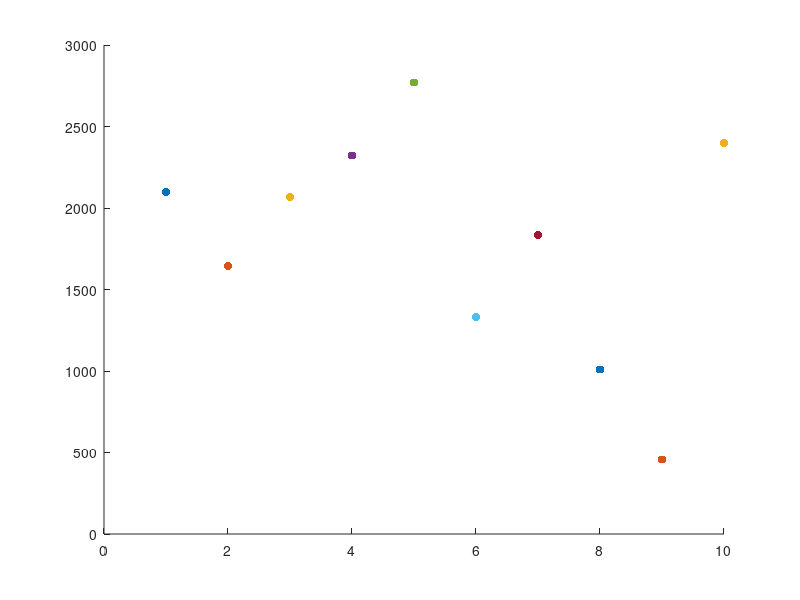
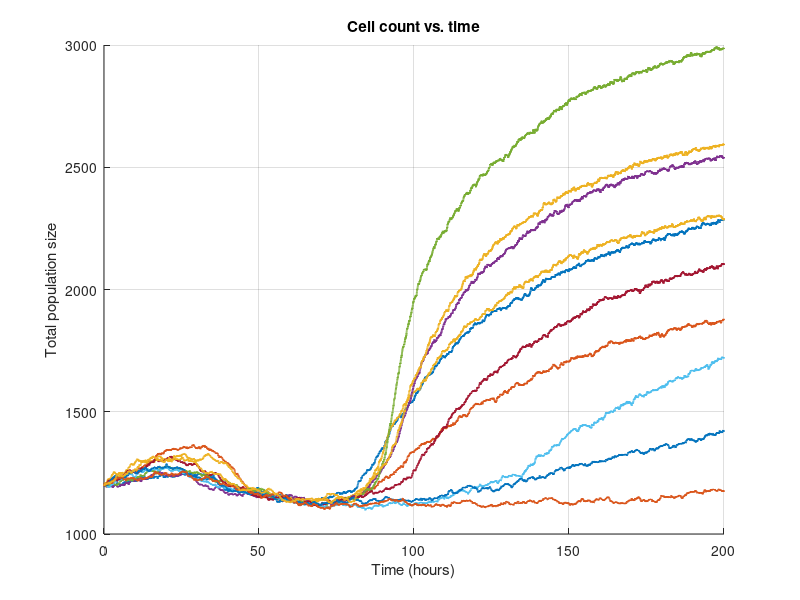
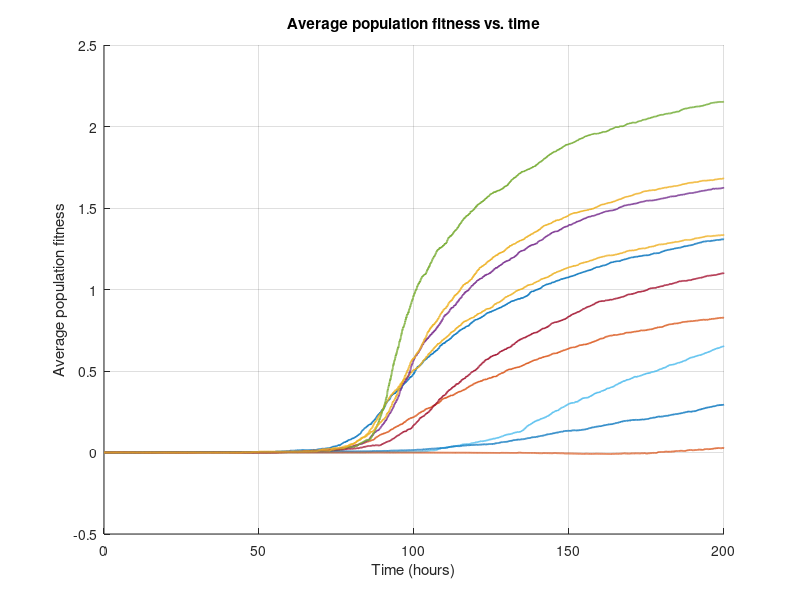
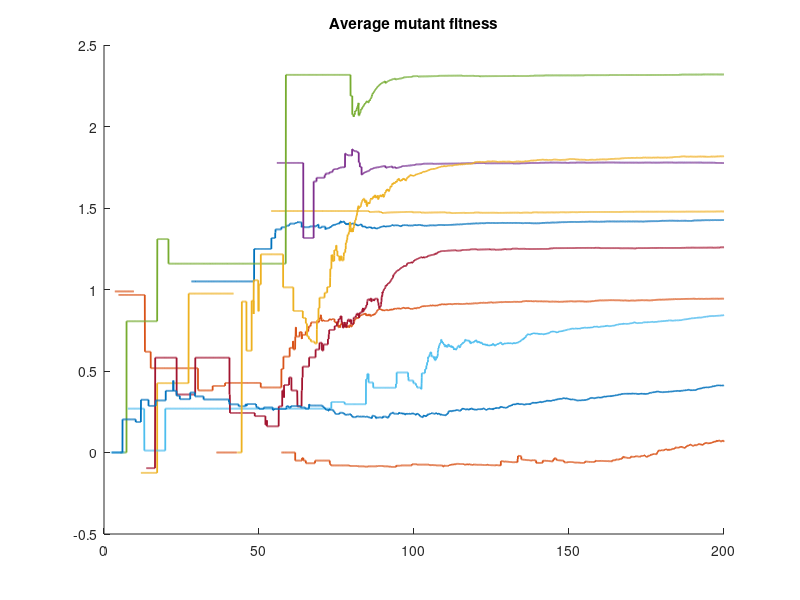

The MATLAB source for these figures, in order:
%% MODEL PARAMETERS
% initial population size (10mL of cells at OD0.01 (120 cells/mL)
E0 = 1200;

% Carrying capacity (for batch culture of only E cells)
K    = E0;      % tune as needed

% Base division rates
g_E  = 0.3;     % (h^-1) engineered (burdened)
g_C  = 1.0;     % (h^-1) cheater (relieved burden, fitter)

% Death rates
d_E  = 0.02;    % (h^-1)
d_C  = 0.02;    % (h^-1)

% Mutation *probability* - for simplicity, this is the same for E and C cells
% TODO: time-evolving mutation rate (for control strain only)
mu = 5e-5;

% DFE parameters
% Engineered: many beneficial mutations (loss of function / lower burden)
f_b = 0.5;   f_n = 0.2;  f_d = 0.3;
lambda_b = 1.5;   % larger mean beneficial effect (1/lambda)
lambda_d = 8;

% RESOURCE LIMITATIONS
R0   = 0.4;      % half-saturation constant for resource (this is in mol/L ? or some concentration constant)
k_R  = 5e-6;     % resource use per cell per hour (tune)

% TIME/REP PARAMETERS
Tmax     = 200;  % max time (hours)
num_reps = 10;

%% GILLESPIE SIMULATION

all_traj = cell(num_reps, 1); 

figure; hold on; % DEBUG

for rep = 1:num_reps
    tic
    
    t  = 0;
    B  = repmat('E', E0, 1);  % tracks individual cells; 'E' = engineered, 'C' = cheater
    s  = zeros(E0, 1);        % fitness modifiers for each cell (relative to g_E or g_C)
    R  = R0;                % tracks leftover resource amount (PDC1)

    T_traj = t;
    N_traj = E0; % initial population size = all engineered cells
    s_traj = mean(s);
    s_mut_traj = mean(s);
    s_reg_traj = mean(s);

    while t < Tmax && numel(B) > 0
        isE = (B == 'E');
        isC = ~isE;

        N = numel(B);
        n_E = numel(B(isE));
        n_C = numel(B(isC));

        alpha  = 0.7;
        mean_s = mean(s); % avg fitness of population
        K_eff  = K * (1 + alpha * mean_s); % set K_eff based on avg fitness
        logistic = max(0, 1 - N / K_eff);

        % resource limitation
        resource_factor = 0.05 * R / (R0 + R);    % saturating, ~1 when R≈R0, ~0 when R→0

        % Division, death, mutation propensities for each cell
        a_div = zeros(N, 1);
        % a_div(isE) = g_E * n_E * (1 + s(isE)) * logistic;
        % a_div(isC) = g_C * n_C * (1 + s(isC)) * logistic;
        a_div(isE) = g_E * logistic + resource_factor;
        a_div(isC) = g_C * (1 + s(isC)) * logistic + resource_factor;


        a_death = zeros(N, 1);
        % a_death(isE) = d_E * n_E;
        % a_death(isC) = d_C * n_C;
        a_death(isE) = d_E;
        a_death(isC) = d_C;

        % TODO: LOOK AT THIS CAREFULLY !!!
        a_mut = zeros(N, 1);
        % a_mut(isC) = mu * n_E; % both of these get added to C
        % a_mut(isC) = a_mut(isC) + mu * n_C;
        a_mut(isE) = mu; % both of these get added to C
        a_mut(isC) = mu;

        a_i = a_div + a_death + a_mut;
        a0 = sum(a_i);

        if (a0 <= 0)
            break;
        end

        % Sample time to next event
        u1 = rand;
        tau = -log(u1) / a0;
        t   = t + tau;
        if t > Tmax
            break;
        end

        % Resource limitation
        R = max(0, R - k_R * N * tau);   % continuous depletion

        % Pick cell
        u2 = rand * a0;
        cumul = cumsum(a_i);
        idx = find(u2 < cumul, 1, 'first');

        % Pick which event (duplication, death, mutation)
        i = rand;
        parentB = B(idx);
        parentS = s(idx);
        if i < a_div(idx) / a_i(idx)
            % Division event - offspring has same status (E/C) and fitness
            % as parent
            offB = parentB;
            offS = parentS;

            % Add offspring
            B(end+1,1) = offB;
            s(end+1,1) = offS;
        elseif i < (a_div(idx) + a_death(idx)) / a_i(idx)
            % Death event
            B(idx,:) = [];
            s(idx,:) = [];
        else
            % Mutation event
            offB = 'C';
            % draw from DFE to get dS
            u = rand;
            if u < f_b
                dS = exprnd(1 / lambda_b);
            elseif u < f_b + f_n
                dS = 0;
            else
                % Deleterious: Gamma(k, theta) with mean k*theta ~ 1/lambda_d_E
                k_del   = 2;                        % shape (tunable)
                theta_d = 1 / (lambda_d * k_del); % scale so mean = 1/lambda_d_E
                dS      = -gamrnd(k_del, theta_d);  % negative deleterious effect
            end
            offS = parentS + dS;

            % Add offspring
            B(end+1,1) = offB;
            s(end+1,1) = offS;
        end

        % Record trajectory
        T_traj(end+1, 1) = t; %#ok<AGROW>
        N_traj(end+1, 1) = numel(B);
        s_traj(end+1, 1) = mean_s;
        s_mut_traj(end+1, 1) = mean(s(B == 'C'));
        s_reg_traj(end+1, 1) = mean(s(B == 'E'));

    end

    all_traj{rep} = struct('t', T_traj, 'N', N_traj, 's', s_traj, 's_reg', s_reg_traj, 's_mut', s_mut_traj);
    
    fprintf("Rep %d completed in ", rep);
    toc

    figure(1); scatter(rep, numel(B(isC)), 'filled') % DEBUG
end

%% Plot total population trajectories
figure(2); hold on;
figure(3); hold on; % DEBUG: plot avg fitness v time
figure(4); hold on; % DEBUG: plot avg mutant fitness v time
figure(6); hold on; % plot ln(pop. size) v time
cols = lines(num_reps);
for rep = 1:num_reps
    tr = all_traj{rep};
    figure(2); plot(tr.t, tr.N, 'Color', cols(rep,:), 'LineWidth', 1.3);
    figure(3); plot(tr.t, tr.s, 'Color', cols(rep,:), 'LineWidth', 1.3); % DEBUG: plot avg fitness v time
    figure(4); plot(tr.t, tr.s_mut, 'Color', cols(rep,:), 'LineWidth', 1.3); % DEBUG: plot avg mutant fitness v time
    figure(5); plot(tr.t, tr.s_reg, 'Color', cols(rep,:), 'LineWidth', 1.3); % DEBUG: plot avg eng fitness v time
    figure(6); plot(tr.t, log(tr.N), 'Color', cols(rep,:), 'LineWidth', 1.3);
end
figure(2); 
xlabel('Time (hours)');
ylabel('Total population size');
title('Cell count vs. time');
grid on;

figure(3); 
xlabel('Time (hours)');
ylabel('Average population fitness');
title('Average population fitness vs. time');
grid on;

figure(4); title("Average mutant fitness")
figure(5); title("Average eng fitness")
figure(6); title("ln(population size) vs. time")
